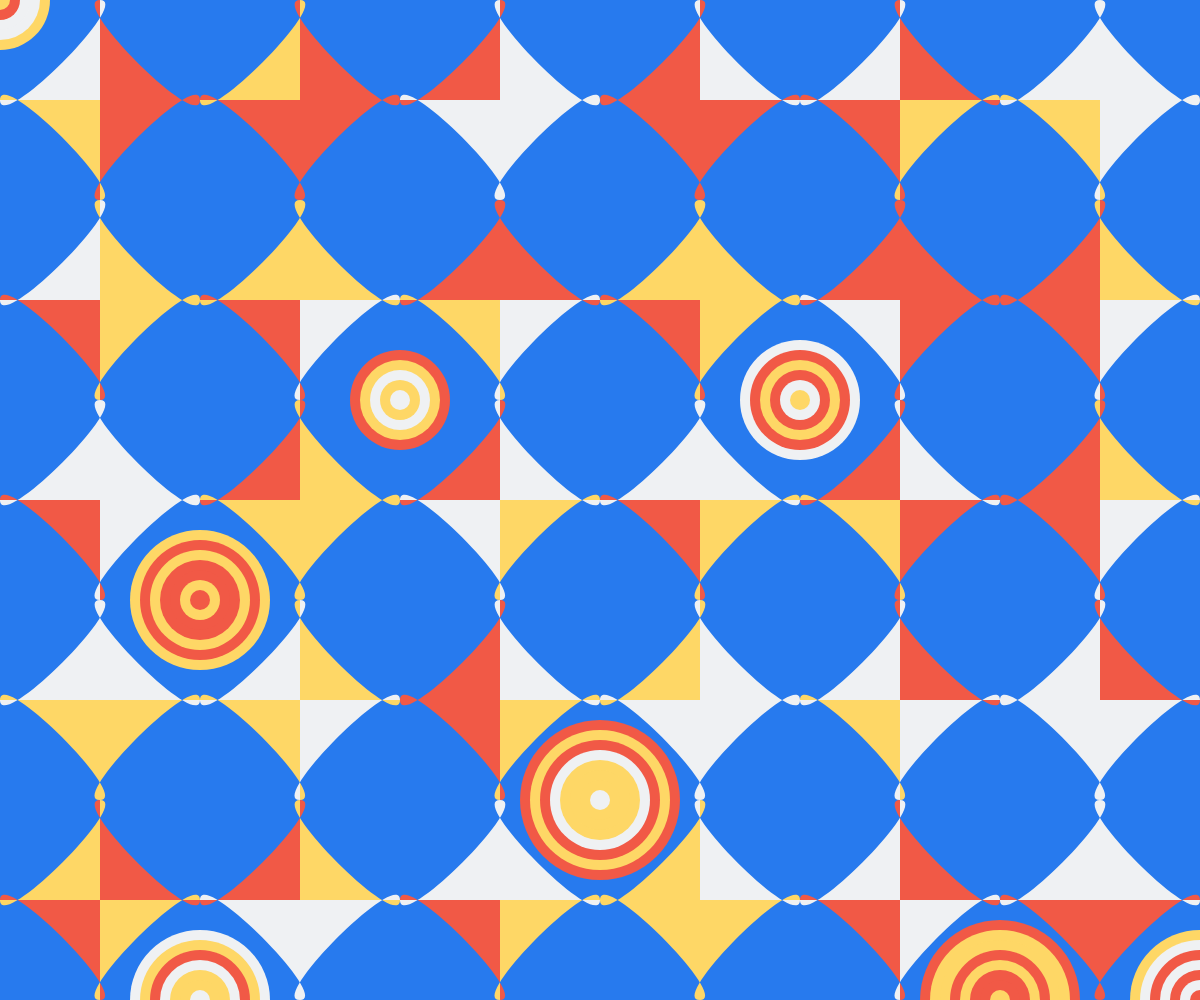
Frame 1 (no input)
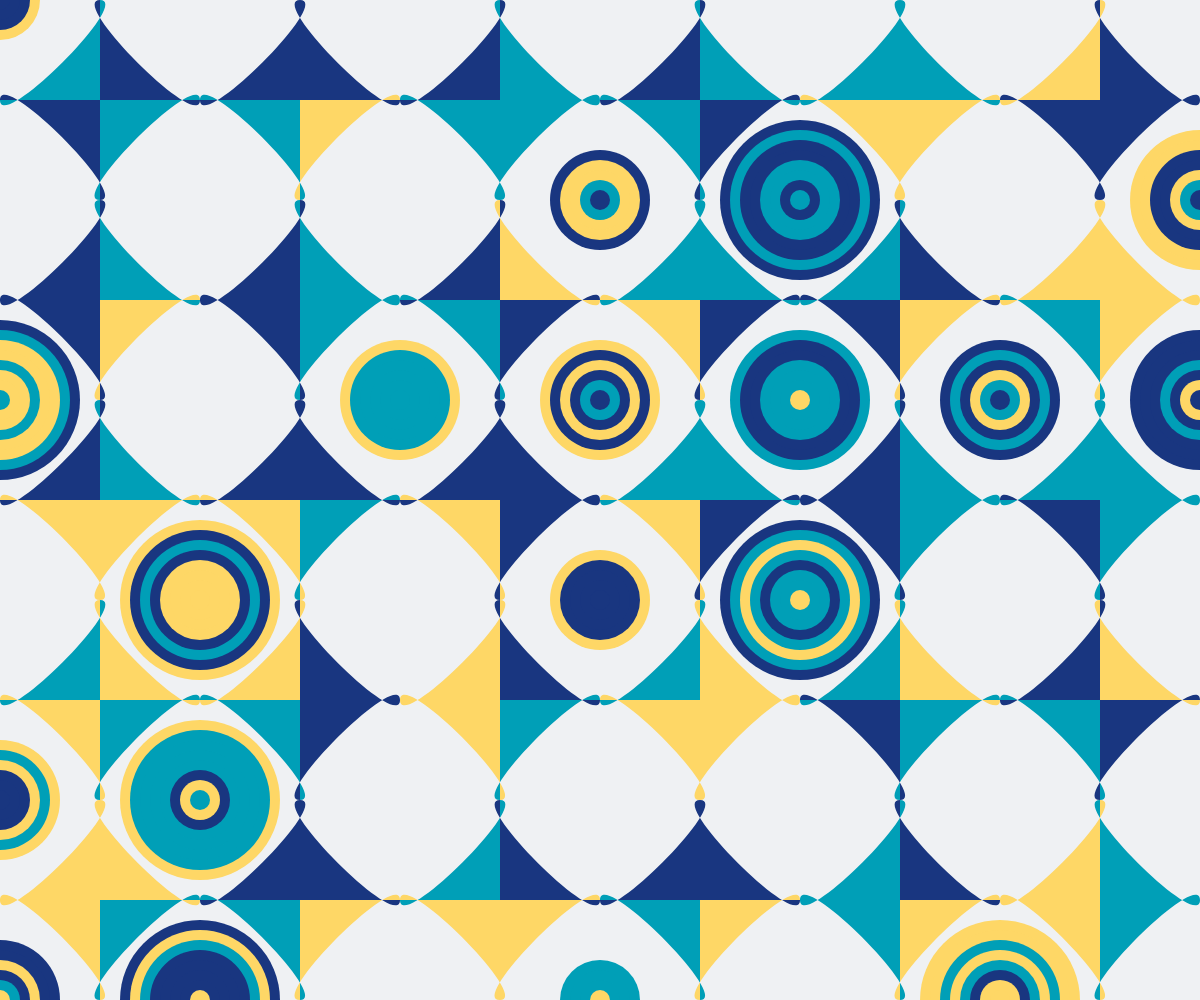
Frame 2 (the mouse pressed at the canvas centre, redrawn once)

The p5.js sketch that drew these frames (run headless with seeded random() and noise() and a simulated clock; the mouse was pressed at the canvas centre and the sketch redrawn once):

// p5.js sketch
// ── sketch.js
let fullPalette = ['#fed766', '#009fb7', '#eff1f3', '#e01a4f', '#f15946', '#193680', '#277AEE'];
let shapeColors = [];
let bgColors = [];
let bgColor;
let w = 200;
let cols, rows;

function setup() {
  createCanvas(windowWidth, windowHeight);
  noStroke();
  noLoop();

  splitPalette();

  cols = ceil(width / w) + 1;
  rows = ceil(height / w) + 1;

  drawPattern();
}

function draw() {}

//when you click it does this:
function mousePressed() {
  splitPalette();
  drawPattern();
}

// making colors different
function splitPalette() {
  let shuffled = shuffle([...fullPalette]);
  let half = floor(shuffled.length / 2);

  shapeColors = shuffled.slice(0, half);
  bgColors = shuffled.slice(half);
}

function drawPattern() {
  bgColor = random(bgColors);
  background(bgColor);

  for (let c = 0; c < cols; c++) {
    for (let r = 0; r < rows; r++) {
      let x = c * w;
      let y = r * w;
      if (random() < 0.4) {
        let num = ceil(random(3, 8)); 
        drawCircles(x, y, num, w);
      }

      // keeping main shape on top
      drawShape(x, y, w);
    }
  }
}

// main shape
function drawShape(x, y, w) {
  let halfW = w / 2;
  let control = w / 3;

  for (let theta = 0; theta < TWO_PI; theta += PI / 2) {
    push();
    translate(x, y);
    rotate(theta);

    fill(random(shapeColors));

    beginShape();
    vertex(0, 0);
    vertex(halfW, 0);
    vertex(halfW, halfW);
    vertex(0, halfW);

    bezierVertex(
      0, w - control,
      w - control, 0,
      halfW, 0
    );

    endShape(CLOSE);

    pop();
  }
}

// ellipses centered at (0,0)
function drawCircles(x, y, num, w) {
  push();
  translate(x, y);

  for (let n = num; n > 0; n--) {
    fill(random(shapeColors));
    ellipse(0, 0, n * (w / 10));
  }

  pop();
}

function windowResized() {
  resizeCanvas(windowWidth, windowHeight);

  cols = ceil(width / w) + 1;
  rows = ceil(height / w) + 1;

  drawPattern();
}
